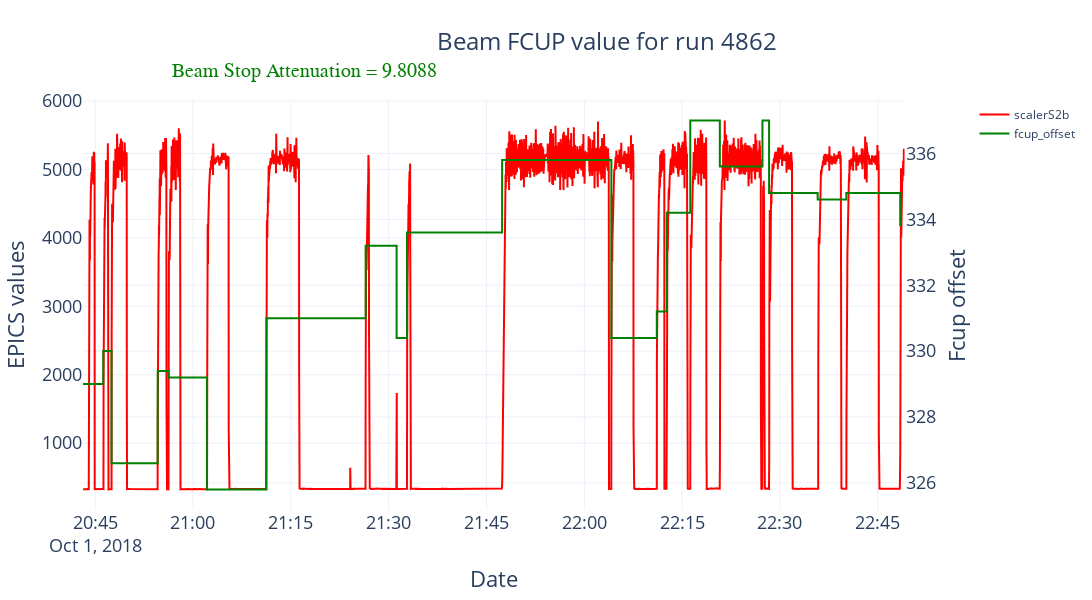

Notebook code for this chart:
### Code cell
fig = make_subplots(specs=[[{"secondary_y": True}]])
fig.update_layout(height=600, width=1200, 
                  title=go.layout.Title(text=f"Beam FCUP value for run {data.All_Runs.iloc[i_run].name}", xanchor="left", x=0.4),
                  titlefont=dict(size=24),)
fig.add_trace(go.Scatter(x=scalerS2b["time"], y=scalerS2b["value"], name="scalerS2b", line=dict(color="red")))
fig.add_trace(go.Scatter(x=fcup_offset.index, y=fcup_offset["value"], name="fcup_offset", line=dict(color="green"), line_shape='hv'), 
              secondary_y=True)
#fig.add_trace(go.Scatter(x=[scalerS2b.iloc[0].time, scalerS2b.iloc[-1].time], 
#                         y=[beam_stop_atten.value.mean(),beam_stop_atten.value.mean()], name="IPM2C24A", line=dict(color="limegreen")),
#                         secondary_y=True)
fig.update_xaxes(title_text="Date", titlefont=dict(size=22), tickfont=dict(size=18))
fig.update_yaxes(title_text="EPICS values", titlefont=dict(size=22), tickfont=dict(size=18))
fig.update_yaxes(title_text="Fcup offset ", titlefont=dict(size=22), tickfont=dict(size=18), secondary_y=True)
fig.add_annotation(x=0.1, y=1.1, xref='paper', yref='paper', text=f"Beam Stop Attenuation = {float(beam_stop_atten.value)}", showarrow=False,
                  font=dict(family="Times New Roman", size=20, color="green"))
fig.show()

### Figure 1 — Plotly figure (JSON) as saved in the notebook; plotly's stock layout.template omitted (floating-point values rounded to 4 significant figures; data arrays with more than 128 entries replaced by an {"elided": "..."} marker saying what was removed)
{"data": [{"line": {"color": "red"}, "name": "scalerS2b", "type": "scatter", "x": {"elided": "6210 str values"}, "y": {"elided": "6210 int values"}}, {"line": {"color": "green", "shape": "hv"}, "name": "fcup_offset", "type": "scatter", "x": ["2018-10-01T20:43:09.211000", "2018-10-01T20:43:08", "2018-10-01T20:46:14.397000", "2018-10-01T20:47:30.399000", "2018-10-01T20:54:35.390000", "2018-10-01T20:56:15.391000", "2018-10-01T21:02:09.398000", "2018-10-01T21:11:15.391000", "2018-10-01T21:26:28.392000", "2018-10-01T21:31:13.397000", "2018-10-01T21:32:49.399000", "2018-10-01T21:47:24.398000", "2018-10-01T22:04:09.400000", "2018-10-01T22:11:07.392000", "2018-10-01T22:12:39.394000", "2018-10-01T22:16:15.397000", "2018-10-01T22:20:47.403000", "2018-10-01T22:27:19.393000", "2018-10-01T22:28:20.394000", "2018-10-01T22:35:47.403000", "2018-10-01T22:40:11.390000", "2018-10-01T22:48:27.399000"], "xaxis": "x", "y": [329, 329, 330, 326.6, 329.4, 329.2, 325.8, 331, 333.2, 330.4, 333.6, 335.8, 330.4, 331.2, 334.2, 337, 335.6, 337, 334.8, 334.6, 334.8, 333.8], "yaxis": "y2"}], "layout": {"annotations": [{"font": {"color": "green", "family": "Times New Roman", "size": 20}, "showarrow": false, "text": "Beam Stop Attenuation = 9.8088", "x": 0.1, "xref": "paper", "y": 1.1, "yref": "paper"}], "height": 600, "title": {"font": {"size": 24}, "text": "Beam FCUP value for run 4862", "x": 0.4, "xanchor": "left"}, "width": 1200, "xaxis": {"anchor": "y", "autorange": true, "domain": [0, 0.94], "range": ["2018-10-01 20:43:08", "2018-10-01 22:49:06.934"], "tickfont": {"size": 18}, "title": {"font": {"size": 22}, "text": "Date"}, "type": "date"}, "yaxis": {"anchor": "x", "autorange": true, "domain": [0, 1], "range": [23.39, 6016.0], "tickfont": {"size": 18}, "title": {"font": {"size": 22}, "text": "EPICS values"}, "type": "linear"}, "yaxis2": {"anchor": "x", "autorange": true, "overlaying": "y", "range": [325.2, 337.6], "side": "right", "tickfont": {"size": 18}, "title": {"font": {"size": 22}, "text": "Fcup offset "}, "type": "linear"}}}
